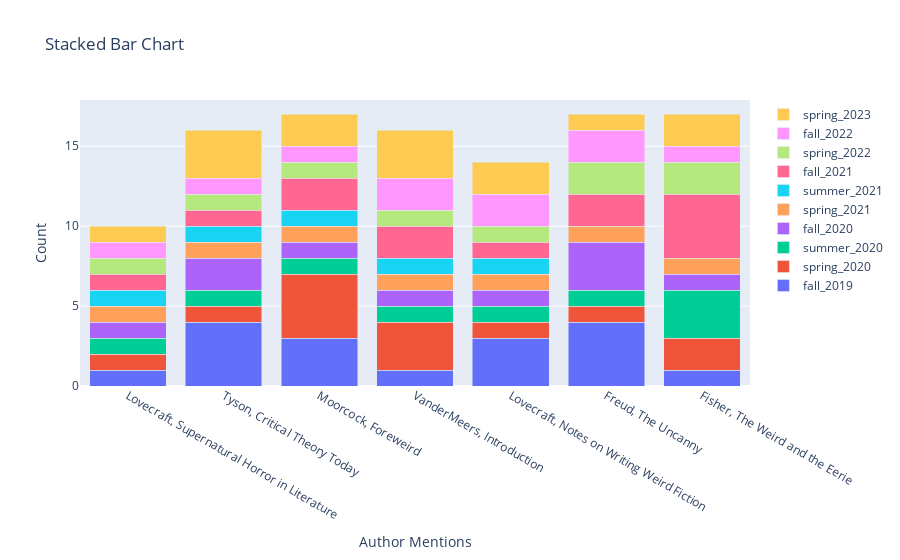

The notebook cell this image was saved under:
### Code cell
import plotly.graph_objects as go
fig = go.Figure()

author_mapping = {
    1: "Lovecraft, Supernatural Horror in Literature",
    2: "Tyson, Critical Theory Today",
    3: "Moorcock, Foreweird",
    4: "VanderMeers, Introduction",
    5: "Freud, The Uncanny",
    123: "Lovecraft, Notes on Writing Weird Fiction",
    124: "Fisher, The Weird and the Eerie"
}

for semester_year in df_grouped['semester_year'].unique():
    data = df_grouped[df_grouped['semester_year'] == semester_year]
    fig.add_trace(go.Bar(x=author_mentions, y=data['count'], name=semester_year))

ticklabels = [author_mapping.get(val, val) for val in author_mentions]
tickvals = author_mentions
ticktext = [author_mapping[val] for val in author_mentions]

fig.update_xaxes(
    type='category',
    categoryarray=author_mentions,
    ticktext=ticklabels,
    tickvals=tickvals,
    title='Author Mentions'
)

fig.update_layout(
    title='Stacked Bar Chart',
    yaxis=dict(title='Count'),
    barmode='stack'
)

fig.show()

### Figure 1 — Plotly figure (JSON) as saved in the notebook; plotly's stock layout.template omitted (floating-point values rounded to 4 significant figures)
{"data": [{"name": "fall_2019", "type": "bar", "x": [1, 2, 3, 4, 123, 5, 124], "y": [1, 4, 3, 1, 3, 4, 1, 2, 1, 3, 1, 2, 2, 2, 1, 1, 1, 1, 1, 1, 1, 3, 1, 2, 1, 2, 2, 1, 1, 2, 1, 2, 3, 1, 1, 4, 1, 4, 2, 1, 4, 1, 4, 1, 1, 1, 1, 1, 1, 1, 2, 1, 1, 1, 1, 1, 1, 1, 1, 1, 1, 1, 1]}, {"name": "spring_2020", "type": "bar", "x": [1, 2, 3, 4, 123, 5, 124], "y": [1, 1, 4, 3, 1, 1, 2, 1, 1, 1, 1, 1, 2, 1, 1, 4, 3, 1, 1, 1, 2, 1, 1, 1, 1, 4, 1, 1, 1, 1]}, {"name": "summer_2020", "type": "bar", "x": [1, 2, 3, 4, 123, 5, 124], "y": [1, 1, 1, 1, 1, 1, 3, 1, 1, 1, 1, 1, 1]}, {"name": "fall_2020", "type": "bar", "x": [1, 2, 3, 4, 123, 5, 124], "y": [1, 2, 1, 1, 1, 3, 1, 1, 4, 1, 1, 1, 1, 1, 1, 1, 3, 1, 1, 1, 1, 1, 1, 1, 2, 6, 4, 3, 1, 2, 2, 1, 1, 2, 3, 1, 2, 1, 1, 1, 1, 2, 1, 1, 3, 1, 1, 1, 2, 1, 1, 1, 1, 1, 1, 2, 2, 1, 2, 1, 3, 3, 1, 2, 1, 3, 1, 1, 1, 1, 1, 1, 1, 1, 1, 1, 1, 1, 1, 1, 1, 1, 1, 1, 1, 1, 1]}, {"name": "spring_2021", "type": "bar", "x": [1, 2, 3, 4, 123, 5, 124], "y": [1, 1, 1, 1, 1, 1, 1, 1, 1, 1, 1, 1, 1, 1, 1, 1, 1, 1, 1, 1, 1, 1, 1, 1, 1, 1, 1, 1, 1, 1, 1, 1, 1, 1, 1, 1, 1, 2, 1, 1, 1, 1, 1, 1, 1, 1, 1, 1, 1, 1, 1, 1, 1, 1, 1, 2, 3, 1, 1, 1, 1, 1, 1, 1, 1, 1, 1, 1, 1, 1, 1, 1, 2, 1, 1, 1, 1, 1, 1, 1, 1, 1, 1, 1, 1, 1, 1, 2, 2, 1, 1, 1, 2, 1, 1, 1, 1, 1, 1, 1, 1, 1]}, {"name": "summer_2021", "type": "bar", "x": [1, 2, 3, 4, 123, 5, 124], "y": [1, 1, 1, 1, 1]}, {"name": "fall_2021", "type": "bar", "x": [1, 2, 3, 4, 123, 5, 124], "y": [1, 1, 2, 2, 1, 2, 4, 2, 1, 2, 1, 1, 1, 1, 3, 2, 1, 2, 3, 2, 1, 3, 2, 1, 3, 2, 1, 1, 1, 1, 1, 1, 1, 2, 2, 3, 3, 2, 1, 2, 1, 1, 2, 2, 2, 4, 1, 1, 1, 2, 2, 1, 1, 2, 1, 3, 1, 2, 2, 3, 2, 2, 2, 1, 1, 3, 1, 3, 1, 1, 3, 1, 1, 1, 1, 2, 2, 1, 1, 1, 1, 1, 1, 1, 1, 1, 1, 1, 1, 1, 1, 1, 1, 1, 1, 1]}, {"name": "spring_2022", "type": "bar", "x": [1, 2, 3, 4, 123, 5, 124], "y": [1, 1, 1, 1, 1, 2, 2, 1, 1, 1, 4, 3, 3, 1, 3, 1, 2, 2, 1, 1, 1, 1, 1, 1, 1, 3, 1, 3, 2, 1, 1, 2, 2, 1, 2, 2, 4, 1, 1, 1, 1, 1, 3, 2, 4, 4, 3, 1, 3, 1, 1, 1, 1, 1, 3, 1]}, {"name": "fall_2022", "type": "bar", "x": [1, 2, 3, 4, 123, 5, 124], "y": [1, 1, 1, 2, 2, 2, 1, 1, 1, 1, 1, 1, 3, 1, 2, 2, 1, 1, 1, 1, 1, 1, 3, 1, 2, 3, 3, 1, 1, 2, 2, 2, 1, 1, 1, 2, 4, 3, 2, 4, 1, 1, 1, 1, 1, 3, 1, 1, 1, 1, 1, 2, 1, 2, 1, 1, 1, 1, 1, 1, 4, 2, 1, 1, 2, 1, 2, 2, 2, 2, 2, 2, 2, 1, 4, 2, 1, 1, 1, 1, 2, 1, 1, 2, 2, 3, 1, 1, 1, 2, 1, 2, 2, 1, 2, 1, 2, 1, 1, 1, 1, 1, 1, 1, 1, 1, 1, 3, 1, 1, 1, 1, 1, 1, 1]}, {"name": "spring_2023", "type": "bar", "x": [1, 2, 3, 4, 123, 5, 124], "y": [1, 3, 2, 3, 2, 1, 2, 1, 1, 3, 2, 1, 1, 2, 3, 2, 2, 2, 1, 1, 1, 2, 1, 1, 1, 1, 1, 1, 2, 2, 2, 1, 2, 3, 2, 1, 3, 1, 3, 1, 1, 2, 3, 2, 2, 1, 1, 2, 1, 2, 2, 3, 1, 2, 1, 1, 2, 2, 1, 1, 1, 1, 1, 1, 4, 1, 1, 1, 1, 3, 1, 1, 1, 1, 1]}], "layout": {"barmode": "stack", "title": {"text": "Stacked Bar Chart"}, "xaxis": {"categoryarray": [1, 2, 3, 4, 123, 5, 124], "ticktext": ["Lovecraft, Supernatural Horror in Literature", "Tyson, Critical Theory Today", "Moorcock, Foreweird", "VanderMeers, Introduction", "Lovecraft, Notes on Writing Weird Fiction", "Freud, The Uncanny", "Fisher, The Weird and the Eerie"], "tickvals": [1, 2, 3, 4, 123, 5, 124], "title": {"text": "Author Mentions"}, "type": "category"}, "yaxis": {"title": {"text": "Count"}}}}
